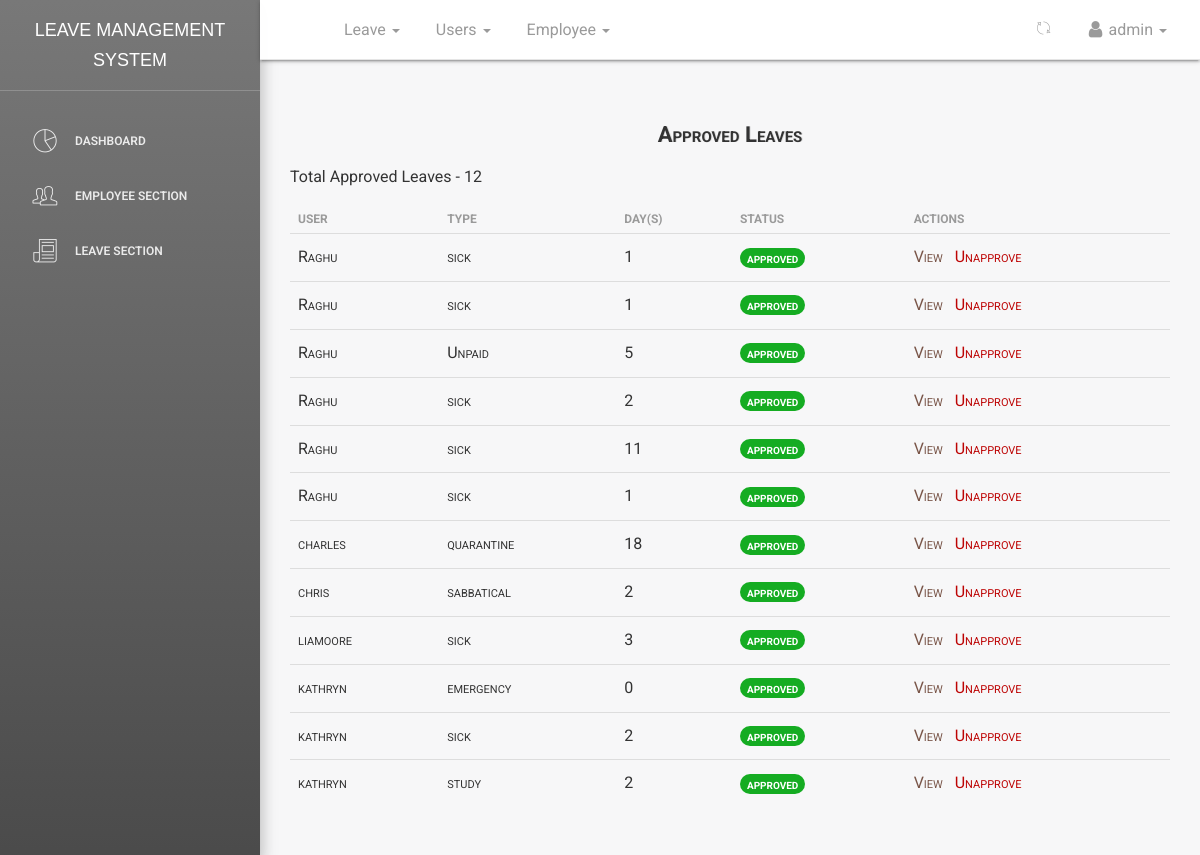
Page /dashboard/leaves/approved/all/ (signed in) on the committed database.
### leave/models.py (models this page shows, shortened)
class Leave(models.Model):
    user = models.ForeignKey(User, on_delete=models.CASCADE, default=1)
    startdate = models.DateField(verbose_name=_('Start Date'), help_text='leave start date is on ..', null=True,
                                 blank=False)
    enddate = models.DateField(verbose_name=_('End Date'), help_text='coming back on ...', null=True, blank=False)
    leavetype = models.CharField(choices=LEAVE_TYPE, max_length=25, default=SICK, null=True, blank=False)
    reason = models.CharField(verbose_name=_('Reason for Leave'), max_length=255,
                              help_text='add additional information for leave', null=True, blank=True)
    defaultdays = models.PositiveIntegerField(verbose_name=_('Leave days per year counter'), default=LeavePerYear,
                                              null=True,
                                              blank=True)
    status = models.CharField(max_length=12, default='pending')  # pending,approved,rejected,cancelled
    is_approved = models.BooleanField(default=False)  # hide
    updated = models.DateTimeField(auto_now=True, auto_now_add=False)
    created = models.DateTimeField(auto_now=False, auto_now_add=True)
    objects = LeaveManager()
    Tempdays = 0
    date_of_approved_leave = 0
    class Meta:
        verbose_name = _('Leave')
        verbose_name_plural = _('Leaves')
        ordering = ['-created']  # recent objects
    def businessDays(self, startdate, enddate):
        from datetime import datetime, timedelta
        test_date1, test_date2 = startdate, enddate
        dates = (test_date1 + timedelta(idx + 1)
                 for idx in range((test_date2 - test_date1).days))
        res = sum(1 for day in dates if day.weekday() < 5)
        if startdate.month == 12:  # dec month
            if startdate.day <= 25 or enddate.day >= 25:  # christmas
                res = res - 1
        if startdate.month == 1:  # Jan month
            if startdate.day <= 1 or enddate.day >= 1:  # new year
                res = res - 1
        return res
    @property
    def leave_days(self):
        days_count = ''
        startdate = self.startdate
        enddate = self.enddate
        if startdate > enddate:
            return
        dates = (enddate - startdate)
        Leave.Tempdays = dates.days
        print("leaves applied", Leave.Tempdays)
        busineesDay = self.businessDays(startdate, enddate)
        print("busineesDay : ", busineesDay)
        Leave.Tempdays = busineesDay
        Leave.date_of_approved_leave = self.created
        return busineesDay

### dashboard/views.py (the view)
# urls.py: path('leaves/approved/all/', views.leaves_approved_list, name='approvedleaveslist'),
def leaves_approved_list(request):
    if not (request.user.is_superuser and request.user.is_staff):
        return redirect('/')
    leaves = Leave.objects.all_approved_leaves()  # approved leaves -> calling model manager method
    return render(request, 'dashboard/leaves_approved.html', {'leave_list': leaves, 'title': 'approved leave list'})

### leave/manager.py (called while the page is built)
    def all_approved_leaves(self):
        return super().get_queryset().filter(status='approved')

### templates/dashboard/leaves_approved.html (shortened to what this page needs)
{% extends '_layout.html' %}
{% block navheader %}
{% include 'includes/navheader_employee_app.html' %}
{% endblock %}
{% block content %}
<section class="content">
    <section class="container-fluid">
        <section class="row">
            <section class="col col-sm-12 offset-sm-2">
                <div class="table-responsive table-shadow">
                    <div class="text-center table-description">
                        <h4 class="title-h3" style="text-shadow: 1px 0px rgba(0,0,0,0.11)">Approved Leaves</h4>
                    </div>
                    <section class="total-leaves-count">
                        {% if leave_list %}
                        <p>Total Approved Leaves - <span>{{ leave_list.count }}</span></p>
                        {% endif %}
                    </section>
                    <table class="table">
                        <thead>
                        <tr>
                            <th scope="col"><b>User</b></th>
                            <th scope="col"><b>Type</b></th>
                            <th scope="col"><b>Day(s)</b></th>
                            <th scope="col"><b>Status</b></th>
                            <th scope="col"><b>Actions</b></th>
                        </tr>
                        </thead>
                        <tbody>
                        {% for leave in leave_list %}
                        <tr>
                            <td>{{ leave.user }}</td>
                            <td>{{ leave.leavetype}}</td>
                            <td>{{ leave.leave_days }}</td>
                            <td><span class="badge badge-success"
                                      style="background-color:rgb(21, 172, 34); font-size: 14px;">{{ leave.status }}</span>
                            </td>
                            <td>
                                <a href="{% url 'dashboard:userleaveview' leave.id %}" style="color: #795548;">
                                    <span>View &nbsp;</span>
                                </a>
                                <a href="{% url 'dashboard:userleaveunapprove' leave.id %}" style="color:#bd0404;">
                                    <span>Unapprove</span>
                                </a>
                            </td>
                        </tr>
                        {% endfor %}
                        </tbody>
                    </table>
                </div>
            </section>
        </section>
    </section>
</section>
{% endblock %}

### templates/includes/navheader_employee_app.html (shortened to what this page needs)
 {% load static %}
 <nav class="navbar navbar-default navbar-fixed shadow">
            <div class="container-fluid">
                <div class="collapse navbar-collapse">
                    <ul class="nav navbar-nav navbar-left">
                        <li>
                            <a href="" class="dropdown-toggle" data-toggle="dropdown">
                            </a>
                        </li>
                        <li class="dropdown">
                        <a href="" class="dropdown-toggle" data-toggle="dropdown">
                                    <p>
                                        Leave
                                        <b class="caret"></b>
                                    </p>
                              </a>
                        </li>
                        {% if request.user.is_superuser and request.user.is_staff %}
                        <li class="dropdown">
                              <a href="" class="dropdown-toggle" data-toggle="dropdown">
                                    <p>
                                        Users
                                        <b class="caret"></b>
                                    </p>
                              </a>
                        </li>
                        {% endif %}
                        {% if request.user.is_superuser and request.user.is_staff %}
                        <li class="dropdown">
                              <a href="" class="dropdown-toggle" data-toggle="dropdown">
                                    <p>
                                        Employee
                                        <b class="caret"></b>
                                    </p>
                              </a>
                        </li>
                        {% endif %}
                    </ul>
                    <ul class="nav navbar-nav navbar-right">
                        <li class="dropdown">
                              <a href="" class="dropdown-toggle refresh-page" data-toggle="dropdown" title="Refresh Current Page">
                                    <i class="pe-7s-refresh-2"></i>
                              </a>
                        </li>
                        <li class="dropdown">
                              <a href="" class="dropdown-toggle" data-toggle="dropdown">
                                    <p>
                                        <i class="fa fa-user"></i> {{ request.user}}
                                        <b class="caret"></b>
                                    </p>
                              </a>
                        </li>
                    </ul>
                </div>
            </div>
        </nav>

### rows in the picture
Leave: user "Raghu", leavetype "sick", leave_days "1", status "approved"
Leave: user "Raghu", leavetype "sick", leave_days "1", status "approved"
Leave: user "Raghu", leavetype "Unpaid", leave_days "5", status "approved"
Leave: user "Raghu", leavetype "sick", leave_days "2", status "approved"
Leave: user "Raghu", leavetype "sick", leave_days "11", status "approved"
Leave: user "Raghu", leavetype "sick", leave_days "1", status "approved"
Leave: user "charles", leavetype "quarantine", leave_days "18", status "approved"
Leave: user "chris", leavetype "sabbatical", leave_days "2", status "approved"
Leave: user "liamoore", leavetype "sick", leave_days "3", status "approved"
Leave: user "kathryn", leavetype "emergency", leave_days "0", status "approved"
Leave: user "kathryn", leavetype "sick", leave_days "2", status "approved"
Leave: user "kathryn", leavetype "study", leave_days "2", status "approved"

### other values in the picture
{{ request.user }} "admin"
{{ leave_list.count }} "12"
